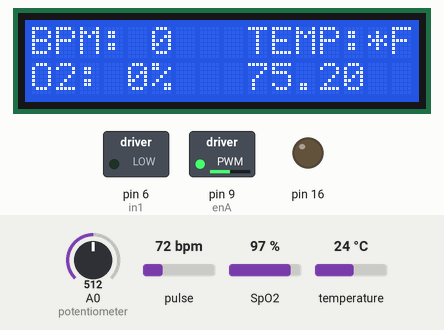
The sketch below on a simulated Arduino Uno, built with avr-gcc and run on an emulated ATmega328P. Shown: 16×2 character LCD, switched loads named in the sketch (green lamp = pin HIGH), output pins drawn as LEDs (lit = HIGH). The inputs (shaded band) are chosen by the test bench; at power-on: SpO2 97 %, A0 (potentiometer) = 512, pulse 72 bpm, temperature 24 °C. What the sketch prints to the serial monitor is not drawn.

Above: at 4.4 s.
4.5 s: SpO2 set to 94 %
At 6.7 s:
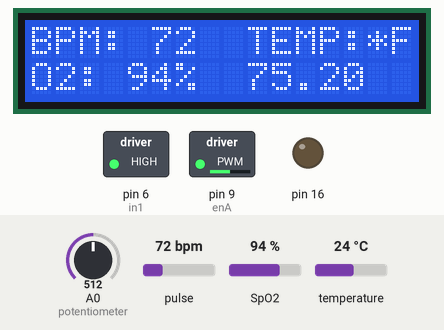
8.4 s: A0 (potentiometer) set to 716
At 9.6 s:
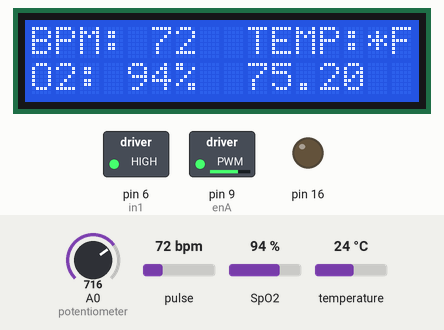
9.9 s: SpO2 set to 100 %
At 11.3 s:
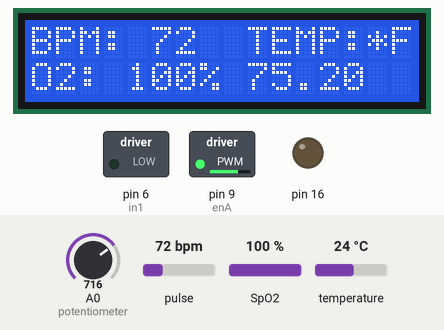
12.0 s: A0 (potentiometer) set to 992
At 12.4 s:
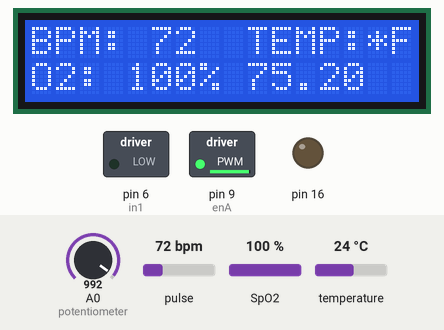
13.5 s: SpO2 set to 80 %
At 14.8 s:
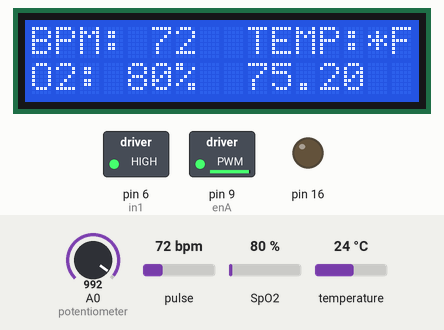
15.1 s: A0 (potentiometer) set to 85
At 15.9 s:
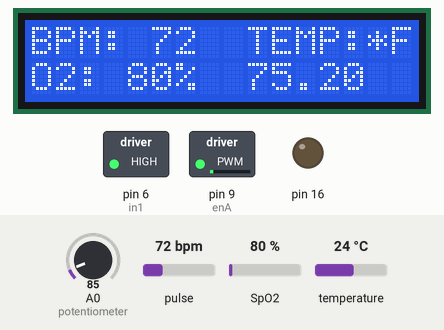
Timing chart, 0 to 17.6 s (numbered marks = the images above; inputs shaded):
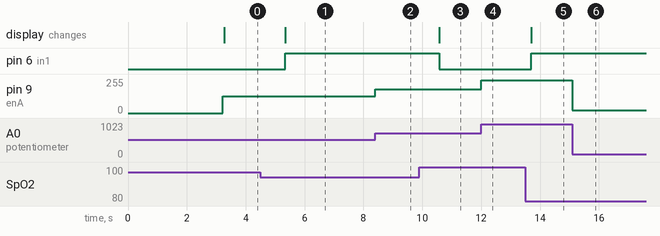

The sketch:

LCD_test.ino
```cpp
// Author : Deepak Yadu
// Circuit desginer: Aman Singh

#include <Wire.h>
#include "MAX30100_PulseOximeter.h"
#include <LiquidCrystal_I2C.h>
#include <Adafruit_BMP085.h>
#define seaLevelPressure_hPa 1013.25

//BMP sensor
Adafruit_BMP085 bmp;

//Motor connections
#define enA 9
#define in1 6

// Set the LCD address to 0x3F for a 16 chars and 2 line display
LiquidCrystal_I2C lcd(0x27, 16, 2);

#define REPORTING_PERIOD_MS     1000

int BPM, SpO2;
float TMP;

PulseOximeter pox;
uint32_t tsLastReport = 0;

void setup() {

//  LCD setup
  // initialize the LCD
  lcd.begin();

  // Turn on the blacklight and print a message.
  lcd.backlight();
  lcd.print("Welcome to Newkilo Project!");
  delay(3000);
//  oximeter steup
  Serial.begin(9600);
  pinMode(16, OUTPUT);
  delay(100);

  Serial.print("Initializing pulse oximeter..");
  lcd.print("Initializing pulse oximeter..");

  if (!pox.begin()) {
    Serial.println("FAILED");
    lcd.println("FAILED");
    for (;;);
  } else {
    Serial.println("SUCCESS");
    lcd.println("SUCCESS");
  }

// BMP pinModes
  if (!bmp.begin()) {
    Serial.println("Could not find a valid BMP085 sensor, check wiring!");
    while (1) {}
  }

//  motor pinModes
  pinMode(enA, OUTPUT);
  pinMode(in1, OUTPUT);
  digitalWrite(in1, LOW);
  pinMode(A0, INPUT);
  Serial.begin(9600);
}
void loop() {

  //  control motor
  int potValue = analogRead(A0); // Read potentiometer value
  int pwmOutput = map(potValue, 0, 1023, 0 , 255); // Map the potentiometer value from 0 to 255
  analogWrite(enA, pwmOutput); // Send PWM signal to L298N Enable pin
//  Serial.print("pwmOutput: ");
//  Serial.print(pwmOutput);
//  Serial.println("potValue: ");
//  Serial.print(potValue);
//  delay(20);

  //  oximeter and BMP sensor with LCD
  pox.update();
  if (millis() - tsLastReport > REPORTING_PERIOD_MS) {

    BPM = pox.getHeartRate();
    SpO2 = pox.getSpO2();
    TMP = (bmp.readTemperature()*1.8)+32;

    Serial.print("BPM: ");
    Serial.println(BPM);

    Serial.print("SpO2: ");
    Serial.print(SpO2);
    Serial.println("%");

    Serial.print("Temperature = ");
    Serial.print(bmp.readTemperature());
    Serial.println(" *C");

      //lcd print
      lcd.clear();
      lcd.setCursor(0,0);
      lcd.print("BPM: ");
      lcd.print(BPM);

      lcd.setCursor(9,0);
      lcd.print("TEMP:*F");
      lcd.setCursor(9,1);
      lcd.print(TMP);

      lcd.setCursor(0,1);
      lcd.print("O2: ");
      lcd.print(SpO2);
      lcd.print("%");

      //
      if(SpO2<=95 && SpO2 >=50){
          digitalWrite(in1, HIGH);
        }
      else{
          digitalWrite(in1, LOW);
        }

    Serial.println("*********************************");
    Serial.println();
    tsLastReport = millis();
  }


}
```

Measured:
- the behaviour switches between 96 and 95 % on SpO2 (found by bisection; images 0 and 1)
- after the input at 4.5 s, pin 6 (in1): LOW → HIGH after 0.85 s; the display: changes after 0.85 s (image 1)
- after the input at 8.4 s, pin 9 (enA): 127/255 → 178/255 at once
- after the input at 9.9 s, pin 6 (in1): HIGH → LOW after 0.67 s; the display: changes after 0.67 s (image 3)
- after the input at 12.0 s, pin 9 (enA): 178/255 → 247/255 at once
- after the input at 13.5 s, pin 6 (in1): LOW → HIGH after 0.20 s; the display: changes after 0.20 s (image 5)
- after the input at 15.1 s, pin 9 (enA): 247/255 → 21/255 at once
